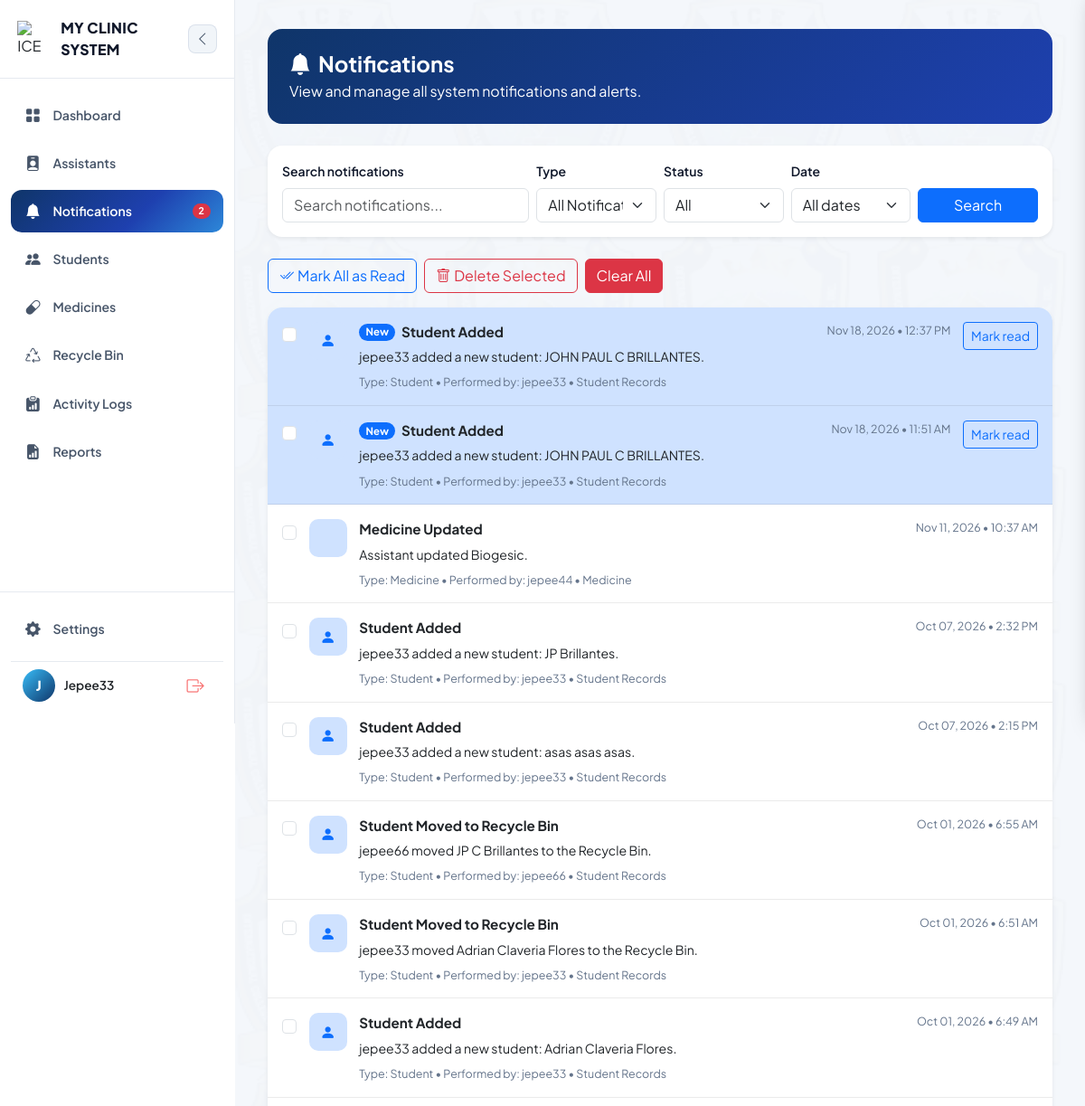
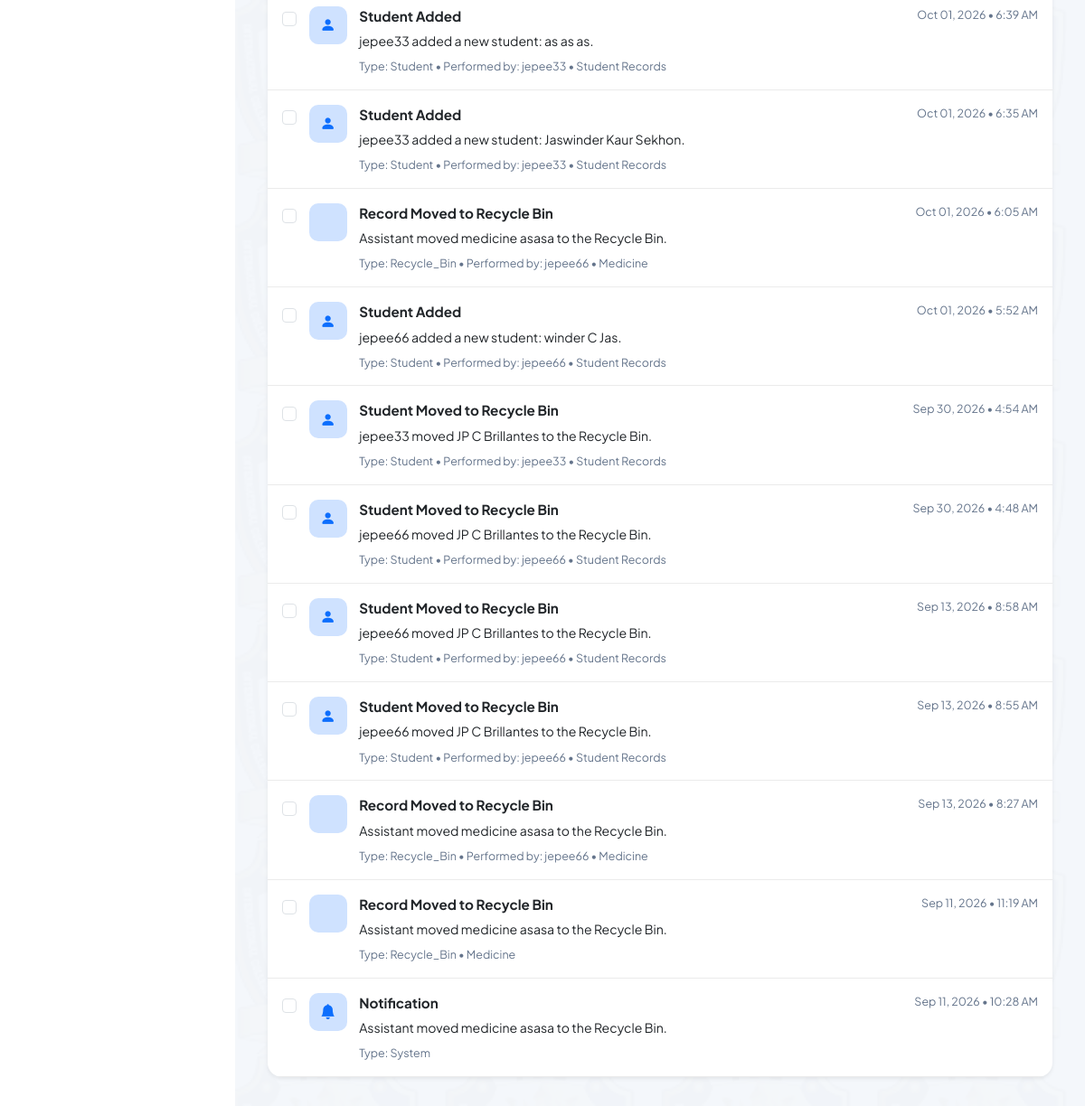
The page /notifications/ (signed in) on the database its author committed (2 pictures, top to bottom).
### clinic/models.py (models this page shows, shortened)
class Notification(models.Model):
    recipient = models.ForeignKey(User, on_delete=models.CASCADE, related_name='clinic_notifications')
    triggered_by = models.ForeignKey(
        User, on_delete=models.SET_NULL, null=True, blank=True,
        related_name='triggered_clinic_notifications'
    )
    title = models.CharField(max_length=150, default='Notification')
    message = models.TextField()
    notification_type = models.CharField(max_length=30, default='system')
    module = models.CharField(max_length=50, blank=True)
    related_object_id = models.PositiveIntegerField(null=True, blank=True)
    created_at = models.DateTimeField(auto_now_add=True)
    is_read = models.BooleanField(default=False)
    class Meta:
        ordering = ['-created_at']

### clinic/views/notifications.py (the view)
# urls.py: path('notifications/', views.notification_list, name='notification_list'),
@login_required
def notification_list(request):
    query = request.GET.get('q', '').strip()
    notification_type = request.GET.get('type', '').strip().lower()
    status = request.GET.get('status', '').strip().lower()
    date_filter = request.GET.get('date', '').strip().lower()
    notifications = Notification.objects.filter(recipient=request.user).select_related('triggered_by')
    if query:
        notifications = notifications.filter(Q(title__icontains=query) | Q(message__icontains=query) | Q(module__icontains=query) | Q(triggered_by__username__icontains=query))
    if notification_type:
        notifications = notifications.filter(notification_type__iexact=notification_type)
    if status == 'unread':
        notifications = notifications.filter(is_read=False)
    elif status == 'read':
        notifications = notifications.filter(is_read=True)
    today = timezone.localdate()
    if date_filter == 'today':
        notifications = notifications.filter(created_at__date=today)
    elif date_filter == 'yesterday':
        notifications = notifications.filter(created_at__date=today - timedelta(days=1))
    elif date_filter == 'last7':
        notifications = notifications.filter(created_at__gte=timezone.now() - timedelta(days=7))
    elif date_filter == 'last30':
        notifications = notifications.filter(created_at__gte=timezone.now() - timedelta(days=30))
    return render(request, 'clinic/notifications.html', {
        'notifications': notifications, 'query': query, 'selected_type': notification_type,
        'selected_status': status, 'selected_date': date_filter,
    })

### clinic/templates/clinic/notifications.html (shortened to what this page needs)
{% extends 'clinic/base.html' %}
{% block content %}
<div class="container-fluid py-2">
    <section class="notif-hero p-4 rounded-4 text-white mb-4">
        <h1 class="fw-bold mb-1"><i class="bi bi-bell-fill me-2"></i>Notifications</h1>
        <p class="mb-0">View and manage all system notifications and alerts.</p>
    </section>
    <section class="card notif-filter-card border-0 shadow-sm rounded-4 mb-4">
        <div class="card-body">
            <form method="get" class="row g-2 align-items-end">
                <div class="col-12 col-md-4">
                    <label class="form-label small fw-semibold">Search notifications</label>
                    <input class="form-control" name="q" value="{{ query }}" placeholder="Search notifications...">
                </div>
                <div class="col-6 col-md-2">
                    <label class="form-label small fw-semibold">Type</label>
                    <select class="form-select" name="type">
                        <option value="">All Notifications</option>
                    </select>
                </div>
                <div class="col-6 col-md-2">
                    <label class="form-label small fw-semibold">Status</label>
                    <select class="form-select" name="status">
                        <option value="">All</option>
                    </select>
                </div>
                <div class="col-8 col-md-2">
                    <label class="form-label small fw-semibold">Date</label>
                    <select class="form-select" name="date">
                        <option value="">All dates</option>
                    </select>
                </div>
                <div class="col-4 col-md-2">
                    <button class="btn btn-primary w-100">Search</button>
                </div>
            </form>
        </div>
    </section>
    <div class="notif-actions-row mb-3">
        <form method="post" action="{% url 'mark_all_notifications_read' %}" class="m-0">
            <button class="btn btn-outline-primary"><i class="bi bi-check2-all me-1"></i>Mark All as Read</button>
        </form>
        <button class="btn btn-outline-danger" form="notification-selection"><i class="bi bi-trash me-1"></i>Delete Selected</button>
        <button class="btn btn-danger" data-bs-toggle="modal" data-bs-target="#clearNotificationsModal">Clear All</button>
    </div>
    <form id="notification-selection" method="post" action="{% url 'delete_selected_notifications' %}"
        class="card border-0 shadow-sm rounded-4 overflow-hidden">
        {% for notification in notifications %}
        <div class="notification-row {% if not notification.is_read %}bg-primary-subtle{% endif %}">
            <div class="notif-checkbox-wrap">
                <input class="form-check-input" type="checkbox" name="notification_ids" value="{{ notification.pk }}">
            </div>
            <div class="notif-row-icon bg-primary-subtle text-primary">
                <i class="bi bi-{% if notification.notification_type == 'medicine' %}capsule{% elif notification.notification_type == 'student' %}person{% elif notification.notification_type == 'recycle_bin' %}recycle{% elif notification.notification_type == 'assistant' %}person-badge{% else %}bell{% endif %}-fill"></i>
            </div>
            <div class="notif-row-body">
                <div class="notif-row-top">
                    <div class="notif-row-title">
                        {% if not notification.is_read %}<span class="badge rounded-pill text-bg-primary">New</span>{% endif %}
                        {{ notification.title }}
                    </div>
                    <div class="notif-row-time">{{ notification.created_at|date:'M d, Y • g:i A' }}</div>
                </div>
                <div class="notif-row-message">{{ notification.message }}</div>
                <div class="notif-row-meta">
                    Type: {{ notification.notification_type|title }}
                    {% if notification.triggered_by %} • Performed by: {{ notification.triggered_by.get_full_name|default:notification.triggered_by.username }}{% endif %}
                    {% if notification.module %} • {{ notification.module }}{% endif %}
                </div>
            </div>
            {% if not notification.is_read %}
            <div class="notif-row-action">
                <button class="btn btn-sm btn-outline-primary" type="submit"
                    formaction="{% url 'mark_notification_read' notification.pk %}">Mark read</button>
            </div>
            {% endif %}
        </div>
        {% empty %}
        <div class="text-center text-secondary p-5">
            <i class="bi bi-bell-slash fs-2 d-block mb-2"></i>No notifications match your filters.
        </div>
        {% endfor %}
    </form>
</div>
{% endblock %}

### clinic/templates/clinic/base.html (shortened to what this page needs)
{% load static %}
<!DOCTYPE html>
<html lang="en">
<head>
    <link href="https://cdn.jsdelivr.net/npm/bootstrap@5.3.0/dist/css/bootstrap.min.css" rel="stylesheet">
    <link rel="stylesheet" href="https://cdn.jsdelivr.net/npm/bootstrap-icons@1.11.0/font/bootstrap-icons.css">
</head>
<body class="bg-body text-body">
    <div style="display: flex; min-height: 100vh; width: 100%; position: relative;">
        <aside id="appSidebar">
            <div>
                <div class="sidebar-header-glass">
                    <div class="brand-logo-container" id="logoToggleBtn"
                        style="display: flex; align-items: center; gap: 0.5rem; cursor: pointer;"
                        title="Toggle Sidebar">
                        <img src="{% static 'clinic/img/me.png' %}" alt="ICE Clinic Logo"
                            style="width: 40px; height: 40px; object-fit: contain;">
                        <span class="brand-text">MY CLINIC SYSTEM</span>
                    </div>
                    <button class="sidebar-toggle-btn desktop-toggle-btn d-none d-lg-flex" id="toggleSidebarDesktopBtn"
                        title="Toggle Sidebar">
                        <i class="bi bi-chevron-left"></i>
                    </button>
                </div>
                <nav style="padding: 1rem 0.75rem;">
                    <a href="{% url 'dashboard' %}"
                        class="nav-item-link {% if request.resolver_match.url_name == 'dashboard' %}active{% endif %}"
                        title="Dashboard">
                        <i class="bi bi-grid-fill"></i>
                        <span>Dashboard</span>
                    </a>
                    {% if user.is_authenticated and user.profile.role == 'admin' %}
                    <a href="{% url 'nurse_list' %}"
                        class="nav-item-link {% if request.resolver_match.url_name == 'nurse_list' or request.resolver_match.url_name == 'nurse_detail' %}active{% endif %}"
                        title="Assistants"><i class="bi bi-person-badge-fill"></i><span>Assistants</span></a>
                                        <button class="nav-item-link w-100 border-0 text-start {% if request.resolver_match.url_name == 'notification_list' %}active{% endif %}" type="button" id="notifBellBtn"
                        title="Notifications">
                    <i class="bi bi-bell-fill"></i><span>Notifications</span>
                    {% if nav_unread_notification_count %}
                    <span class="badge rounded-pill bg-danger ms-auto">
                        {% if nav_unread_notification_count > 99 %}99+{% else %}{{ nav_unread_notification_count }}{% endif %}
                    </span>
                    {% endif %}
                </button>
                {% endif %}
                    <a href="{% url 'student_records' %}"
                        class="nav-item-link {% if request.resolver_match.url_name == 'student_records' %}active{% endif %}"
                        title="Students">
                        <i class="bi bi-people-fill"></i>
                        <span>Students</span>
                    </a>
                    <a href="{% url 'medicine_list' %}"
                        class="nav-item-link {% if request.resolver_match.url_name == 'medicine_list' %}active{% endif %}"
                        title="Medicines">
                        <i class="bi bi-capsule"></i>
                        <span>Medicines</span>
                    </a>
                    {% if user.is_authenticated and user.profile.role == 'admin' %}
                    <a href="{% url 'trash_list' %}"
                        class="nav-item-link {% if request.resolver_match.url_name == 'trash_list' or request.resolver_match.url_name == 'trash_legacy' %}active{% endif %}"
                        title="Recycle Bin">
                        <i class="bi bi-recycle"></i><span>Recycle Bin</span>
                    </a>
                    <a href="{% url 'activity_log_list' %}"
                        class="nav-item-link {% if request.resolver_match.url_name == 'activity_log_list' %}active{% endif %}"
                        title="Activity Logs">
                        <i class="bi bi-clipboard-data-fill"></i><span>Activity Logs</span>
                    </a>
                    {% endif %} <a href="{% url 'reports' %}"
                        class="nav-item-link {% if request.resolver_match.url_name == 'reports' %}active{% endif %}"
                        title="Reports">
                        <i class="bi bi-file-earmark-bar-graph-fill"></i>
                        <span>Reports</span>
                    </a>
                </nav>
            </div>
            <div class="sidebar-footer-glass">
                <a href="{% url 'settings' %}"
                    class="nav-item-link {% if request.resolver_match.url_name == 'settings' %}active{% endif %}"
                    style="margin-bottom: 0.75rem;" title="Settings">
                    <i class="bi bi-gear-fill"></i>
                    <span>Settings</span>
                </a>
                {% if user.is_authenticated %}
                <div class="user-profile-card"
                    style="display: flex; align-items: center; justify-content: space-between; padding: 0.5rem 0.8rem;">
                    <div style="display: flex; align-items: center; gap: 0.6rem; overflow: hidden;">
                        <div class="user-avatar-glow"
                            title="{% if user.first_name %}{{ user.first_name }} {{ user.last_name }}{% else %}{{ user.username|title }}{% endif %}">
                            {% if user.first_name %}
                            {{ user.first_name|slice:":1"|upper }}{% if user.last_name %}{{
                            user.last_name|slice:":1"|upper }}{% endif %}
                            {% else %}
                            {{ user.username|slice:":1"|upper }}
                            {% endif %}
                        </div>
                        <div class="user-info-text" style="overflow: hidden; font-size: 0.85rem; font-weight: 600;">
                            {% if user.first_name %}
                            {{ user.first_name }} {{ user.last_name }}
                            {% else %}
                            {{ user.username|title }}
                            {% endif %}
                        </div>
                    </div>
                    <form action="{% url 'logout' %}" method="post" style="margin: 0;">
                        <button type="submit" class="btn-logout" title="Logout"
                            style="background: none; border: none; cursor: pointer; display: flex; align-items: center;">
                            <i class="bi bi-box-arrow-right" style="font-size: 1.2rem;"></i>
                        </button>
                    </form>
                </div>
                {% endif %}
            </div>
        </aside>
        <div class="main-container">
            <main class="content-main"
                style="background-image: url(&quot;{% static 'clinic/img/studentbackground.png' %}&quot;); background-repeat: repeat; background-size: cover; background-attachment: fixed;">
                <div class="content-inner">
                    {% block content %}{% endblock %}
                </div>
            </main>
        </div>
    </div>
</body>
</html>

### rows shown on the page
Notification: is_read "New", title "Student Added", created_at "Nov 18, 2026 • 12:37 PM", message "jepee33 added a new student: JOHN PAUL C BRILLANTES.", notification_type "Student", triggered_by.get_full_name "jepee33", module "Student Records"
Notification: is_read "New", title "Student Added", created_at "Nov 18, 2026 • 11:51 AM", message "jepee33 added a new student: JOHN PAUL C BRILLANTES.", notification_type "Student", triggered_by.get_full_name "jepee33", module "Student Records"
Notification: title "Medicine Updated", created_at "Nov 11, 2026 • 10:37 AM", message "Assistant updated Biogesic.", notification_type "Medicine", triggered_by.get_full_name "jepee44", module "Medicine"
Notification: title "Student Added", created_at "Oct 07, 2026 • 2:32 PM", message "jepee33 added a new student: JP Brillantes.", notification_type "Student", triggered_by.get_full_name "jepee33", module "Student Records"
Notification: title "Student Added", created_at "Oct 07, 2026 • 2:15 PM", message "jepee33 added a new student: asas asas asas.", notification_type "Student", triggered_by.get_full_name "jepee33", module "Student Records"
Notification: title "Student Moved to Recycle Bin", created_at "Oct 01, 2026 • 6:55 AM", message "jepee66 moved JP C Brillantes to the Recycle Bin.", notification_type "Student", triggered_by.get_full_name "jepee66", module "Student Records"
Notification: title "Student Moved to Recycle Bin", created_at "Oct 01, 2026 • 6:51 AM", message "jepee33 moved Adrian Claveria Flores to the Recycle Bin.", notification_type "Student", triggered_by.get_full_name "jepee33", module "Student Records"
Notification: title "Student Added", created_at "Oct 01, 2026 • 6:49 AM", message "jepee33 added a new student: Adrian Claveria Flores.", notification_type "Student", triggered_by.get_full_name "jepee33", module "Student Records"
Notification: title "Student Added", created_at "Oct 01, 2026 • 6:39 AM", message "jepee33 added a new student: as as as.", notification_type "Student", triggered_by.get_full_name "jepee33", module "Student Records"
Notification: title "Student Added", created_at "Oct 01, 2026 • 6:35 AM", message "jepee33 added a new student: Jaswinder Kaur Sekhon.", notification_type "Student", triggered_by.get_full_name "jepee33", module "Student Records"
Notification: title "Record Moved to Recycle Bin", created_at "Oct 01, 2026 • 6:05 AM", message "Assistant moved medicine asasa to the Recycle Bin.", notification_type "Recycle_Bin", triggered_by.get_full_name "jepee66", module "Medicine"
Notification: title "Student Added", created_at "Oct 01, 2026 • 5:52 AM", message "jepee66 added a new student: winder C Jas.", notification_type "Student", triggered_by.get_full_name "jepee66", module "Student Records"
Notification: title "Student Moved to Recycle Bin", created_at "Sep 30, 2026 • 4:54 AM", message "jepee33 moved JP C Brillantes to the Recycle Bin.", notification_type "Student", triggered_by.get_full_name "jepee33", module "Student Records"
Notification: title "Student Moved to Recycle Bin", created_at "Sep 30, 2026 • 4:48 AM", message "jepee66 moved JP C Brillantes to the Recycle Bin.", notification_type "Student", triggered_by.get_full_name "jepee66", module "Student Records"
Notification: title "Student Moved to Recycle Bin", created_at "Sep 13, 2026 • 8:58 AM", message "jepee66 moved JP C Brillantes to the Recycle Bin.", notification_type "Student", triggered_by.get_full_name "jepee66", module "Student Records"
Notification: title "Student Moved to Recycle Bin", created_at "Sep 13, 2026 • 8:55 AM", message "jepee66 moved JP C Brillantes to the Recycle Bin.", notification_type "Student", triggered_by.get_full_name "jepee66", module "Student Records"
Notification: title "Record Moved to Recycle Bin", created_at "Sep 13, 2026 • 8:27 AM", message "Assistant moved medicine asasa to the Recycle Bin.", notification_type "Recycle_Bin", triggered_by.get_full_name "jepee66", module "Medicine"
Notification: title "Record Moved to Recycle Bin", created_at "Sep 11, 2026 • 11:19 AM", message "Assistant moved medicine asasa to the Recycle Bin.", notification_type "Recycle_Bin", module "Medicine"
Notification: title "Notification", created_at "Sep 11, 2026 • 10:28 AM", message "Assistant moved medicine asasa to the Recycle Bin.", notification_type "System"

### other values the page prints
{{ nav_unread_notification_count }} "2"
{{ user.username|slice:":1"|upper }} "J"
{{ user.username|title }} "Jepee33"
